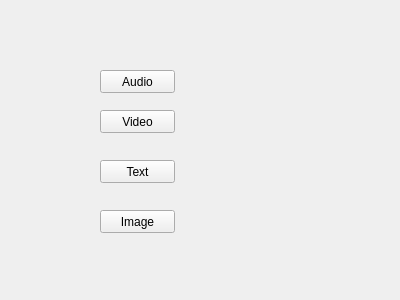
<?xml version="1.0" encoding="UTF-8"?>
<ui version="4.0">
 <class>Form</class>
 <widget class="QWidget" name="Form">
  <property name="geometry">
   <rect>
    <x>0</x>
    <y>0</y>
    <width>400</width>
    <height>300</height>
   </rect>
  </property>
  <property name="windowTitle">
   <string>Form</string>
  </property>
  <widget class="QPushButton" name="pushButton">
   <property name="geometry">
    <rect>
     <x>100</x>
     <y>70</y>
     <width>75</width>
     <height>23</height>
    </rect>
   </property>
   <property name="text">
    <string>Audio</string>
   </property>
  </widget>
  <widget class="QPushButton" name="pushButton_2">
   <property name="geometry">
    <rect>
     <x>100</x>
     <y>110</y>
     <width>75</width>
     <height>23</height>
    </rect>
   </property>
   <property name="text">
    <string>Video</string>
   </property>
  </widget>
  <widget class="QPushButton" name="pushButton_3">
   <property name="geometry">
    <rect>
     <x>100</x>
     <y>160</y>
     <width>75</width>
     <height>23</height>
    </rect>
   </property>
   <property name="text">
    <string>Text</string>
   </property>
  </widget>
  <widget class="QPushButton" name="pushButton_4">
   <property name="geometry">
    <rect>
     <x>100</x>
     <y>210</y>
     <width>75</width>
     <height>23</height>
    </rect>
   </property>
   <property name="text">
    <string>Image</string>
   </property>
  </widget>
 </widget>
 <resources/>
 <connections/>
</ui>
